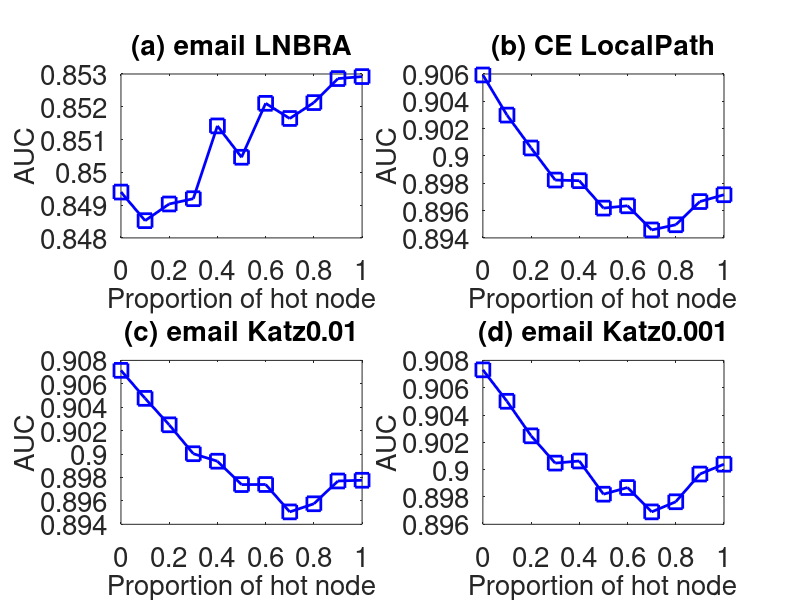

Here is the MATLAB script that generated this plot:
subplot(2,2,1);
x=0:0.1:1;
y=[0.849398
0.8485258
0.8490348
0.8491956
0.8514162
0.8504597
0.8521047
0.8516423
0.8521273
0.8528601
0.8529206

];
plot(x,y,'-bs','LineWidth',2,'MarkerSize',10);
set(gca,'FontSize',20);
xlabel('Proportion of hot node','fontsize',20);
ylabel('AUC','fontsize',20);
title('(a) email LNBRA','fontsize',20);

subplot(2,2,2);
x=0:0.1:1;
y=[0.9059269
0.9029904
0.9005823
0.898235
0.8981875
0.896181
0.8963491
0.8945828
0.8949614
0.8966593
0.8971592

];
plot(x,y,'-bs','LineWidth',2,'MarkerSize',10);
set(gca,'FontSize',20);
xlabel('Proportion of hot node','fontsize',20);
ylabel('AUC','fontsize',20);
title('(b) CE LocalPath','fontsize',20);

subplot(2,2,3);
x=0:0.1:1;
y=[0.907149
0.9047564
0.9024978
0.900028
0.8993894
0.8973932
0.8974
0.8950601
0.895754
0.8977002
0.8977622
];
plot(x,y,'-bs','LineWidth',2,'MarkerSize',10);
set(gca,'FontSize',20);
xlabel('Proportion of hot node','fontsize',20);
ylabel('AUC','fontsize',20);
title('(c) email Katz0.01','fontsize',20);


subplot(2,2,4);
x=0:0.1:1;
y=[0.9073084
0.905006
0.9024774
0.9004806
0.9006352
0.8982044
0.8986913
0.8969098
0.8976505
0.8996802
0.9004
];
plot(x,y,'-bs','LineWidth',2,'MarkerSize',10);
set(gca,'FontSize',20);
xlabel('Proportion of hot node','fontsize',20);
ylabel('AUC','fontsize',20);
title('(d) email Katz0.001','fontsize',20);
